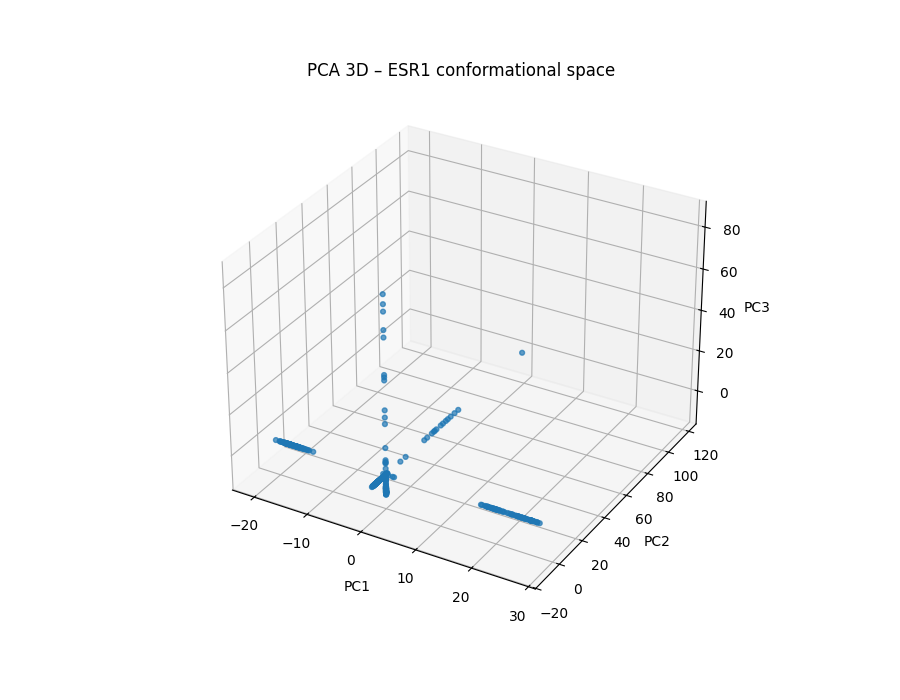

This figure's Python source:
import pandas as pd
import numpy as np
from sklearn.decomposition import PCA
from sklearn.preprocessing import StandardScaler
import matplotlib.pyplot as plt

# ============================
# LOAD MATRIX
# ============================

drmsd_path = r"C:\Users\a1611\Desktop\BioInfo\out\drmsd_matrix.csv"
df = pd.read_csv(drmsd_path, index_col=0)
labels = df.index.tolist()

M = df.values.astype(float)

# Replace NaNs like before
col_means = np.nanmean(M, axis=0)
inds = np.where(np.isnan(M))
M[inds] = np.take(col_means, inds[1])

# Standardize
scaler = StandardScaler()
X = scaler.fit_transform(M)

# ============================
# PCA
# ============================

pca = PCA(n_components=3)
X_pca = pca.fit_transform(X)

print("Explained variance ratio:", pca.explained_variance_ratio_)

# ============================
# PLOT PCA 2D
# ============================

plt.figure(figsize=(8,6))
plt.scatter(X_pca[:,0], X_pca[:,1], s=12, alpha=0.7)
plt.title("PCA of ESR1 conformational space (dRMSD vectors)")
plt.xlabel("PC1")
plt.ylabel("PC2")
plt.grid(True)
plt.show()

# ============================
# PLOT PCA 3D
# ============================

from mpl_toolkits.mplot3d import Axes3D

fig = plt.figure(figsize=(9,7))
ax = fig.add_subplot(111, projection='3d')
ax.scatter(X_pca[:,0], X_pca[:,1], X_pca[:,2], s=12, alpha=0.7)
ax.set_title("PCA 3D – ESR1 conformational space")
ax.set_xlabel("PC1")
ax.set_ylabel("PC2")
ax.set_zlabel("PC3")
plt.show()
